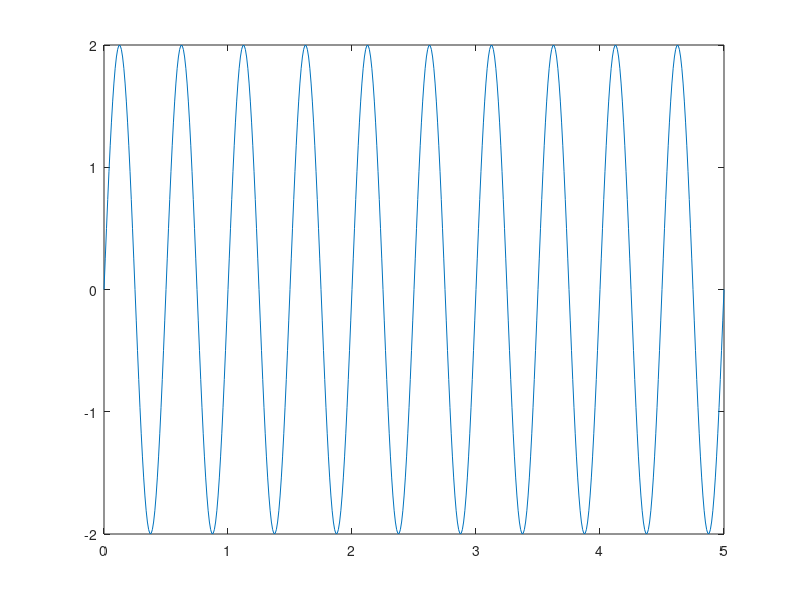

MATLAB code to generate this figure: (Note: this script raises an error after producing the figure.)
Ta=0.01;  %o passo normalmente é Ta/numero de pontos suficientes. Normalente 0.01
t = 0:Ta:5;
%a
x = 2*sin(4*pi*t);
figure(1);
plot(t,x)
potencia(x,Ta,1/2)
%b
y = sin((10*pi*t)+pi/2);
figure(2);
plot(t,y)
potencia(y,Ta,1/5)
%c
z=sin(6*pi*t) + sin(8*pi*t);
figure(3);
plot(t,z)
potencia(z,Ta,0.5)
%d frquencia sera o MDC entre as frequencias e perceba que a FASE
%influencia na potencia
w=sin(6*pi*t)+sin((8*pi*t)+0.1);
figure(4);
plot(t,w)
potencia(w,Ta,0.5)
%e
q=sin(6*pi*t)+sin(7*pi*t)+sin(8*pi*t);
figure(5);
plot(t,q)
potencia(q,Ta,1)


%%Questao4

f2=1.2*2500;
f1=1.1*f2;
f = [f1 f2 2500]; %VETOR LINHA F COM A FREQUENCIA DE CADA UM DOS SINAIS
A= [1 1 1]; %VETOR LINHA DE AMPLITUDE PARA CADA UM DOS SINAIS
ta=1/1e4; %PASSO UTILIZADO
t = 0:ta:1-ta; % VETOR DO TEMPO QUE UTILIZAREMOS. NESTE CASO, USAMOS SEMPRE 1-TA AO FIM DO VETOR, POIS O ULTIMO PASSO JÁ SERÁ CONTABILIZADO COMO UMA REPETIÇÃO DO SINAL, ASSIM EVITANDO, SER REDUNDANTE
phi = randn(1,3) * pi; % O VALOR DE PHI NESTE CASO É SEMPRE ALEATÓRIO, quando o enunciado não nos dá uma especificação dos phi que devemos usar. LEMBRANDO QUE COMO É UMA FASE, DEVEMOS MULTIPLICAR POR PI
x=zeros(1,length(t)); %VETOR LINHA INICIALIZADO
for i=1 : length(A)
        x = x + A(i) .* sin ((2*pi*f(i)*t) + phi(i)); %somamos todos os elementos de x, não um elemento x(i). Atenção a isto. X vetor, sera a soma de todos os valores de x vetor * novas informações
end
figure(6);
plot (t(1:1e3),x(1:1e3));
title("Gráfico x(t)")
x1=A(1) .* sin ((2*pi*f(1)*t) + phi(1));
x2=A(2) .* sin ((2*pi*f(2)*t) + phi(2));
x3=A(3) .* sin ((2*pi*f(3)*t) + phi(3));
figure(7);
plot (t(1:1e3),x1(1:1e3));
figure(8);
plot (t(1:1e3),x2(1:1e3));
figure(9);
plot (t(1:1e3),x3(1:1e3));

potencia(x,ta,1/100)

potencia(x1,ta,1/f1)

potencia(x2,ta,1/f2)

potencia(x3,ta,1/2500)